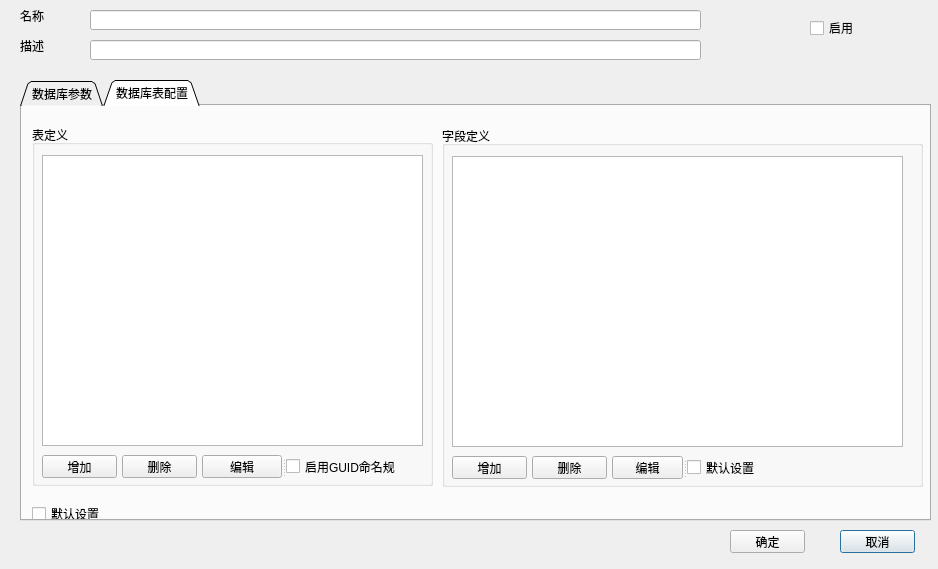
<?xml version="1.0" encoding="UTF-8"?>
<ui version="4.0">
 <class>DBParamDialog</class>
 <widget class="QDialog" name="DBParamDialog">
  <property name="geometry">
   <rect>
    <x>0</x>
    <y>0</y>
    <width>938</width>
    <height>569</height>
   </rect>
  </property>
  <property name="windowTitle">
   <string>数据源属性</string>
  </property>
  <widget class="QPushButton" name="CancelButton">
   <property name="geometry">
    <rect>
     <x>840</x>
     <y>530</y>
     <width>75</width>
     <height>23</height>
    </rect>
   </property>
   <property name="text">
    <string>取消</string>
   </property>
  </widget>
  <widget class="QPushButton" name="OkButton">
   <property name="geometry">
    <rect>
     <x>730</x>
     <y>530</y>
     <width>75</width>
     <height>23</height>
    </rect>
   </property>
   <property name="text">
    <string>确定</string>
   </property>
  </widget>
  <widget class="QLabel" name="label">
   <property name="geometry">
    <rect>
     <x>20</x>
     <y>10</y>
     <width>54</width>
     <height>12</height>
    </rect>
   </property>
   <property name="text">
    <string>名称</string>
   </property>
  </widget>
  <widget class="QLabel" name="label_2">
   <property name="geometry">
    <rect>
     <x>20</x>
     <y>40</y>
     <width>54</width>
     <height>12</height>
    </rect>
   </property>
   <property name="text">
    <string>描述</string>
   </property>
  </widget>
  <widget class="QLineEdit" name="NameEdit">
   <property name="geometry">
    <rect>
     <x>90</x>
     <y>10</y>
     <width>611</width>
     <height>20</height>
    </rect>
   </property>
  </widget>
  <widget class="QLineEdit" name="CommentEdit">
   <property name="geometry">
    <rect>
     <x>90</x>
     <y>40</y>
     <width>611</width>
     <height>20</height>
    </rect>
   </property>
  </widget>
  <widget class="QCheckBox" name="EnableCheckBox">
   <property name="geometry">
    <rect>
     <x>810</x>
     <y>20</y>
     <width>71</width>
     <height>16</height>
    </rect>
   </property>
   <property name="text">
    <string>启用</string>
   </property>
  </widget>
  <widget class="QTabWidget" name="tabWidget">
   <property name="geometry">
    <rect>
     <x>20</x>
     <y>80</y>
     <width>911</width>
     <height>441</height>
    </rect>
   </property>
   <property name="autoFillBackground">
    <bool>true</bool>
   </property>
   <property name="tabShape">
    <enum>QTabWidget::Triangular</enum>
   </property>
   <property name="currentIndex">
    <number>1</number>
   </property>
   <property name="documentMode">
    <bool>false</bool>
   </property>
   <property name="tabsClosable">
    <bool>false</bool>
   </property>
   <property name="movable">
    <bool>false</bool>
   </property>
   <widget class="QWidget" name="tab">
    <attribute name="title">
     <string>数据库参数</string>
    </attribute>
    <widget class="QLabel" name="label_3">
     <property name="geometry">
      <rect>
       <x>20</x>
       <y>20</y>
       <width>71</width>
       <height>16</height>
      </rect>
     </property>
     <property name="text">
      <string>数据库类型</string>
     </property>
    </widget>
    <widget class="QComboBox" name="DBTypeComboBox">
     <property name="geometry">
      <rect>
       <x>110</x>
       <y>20</y>
       <width>121</width>
       <height>22</height>
      </rect>
     </property>
     <item>
      <property name="text">
       <string>KINGBASE</string>
      </property>
     </item>
     <item>
      <property name="text">
       <string>SQLLITE</string>
      </property>
     </item>
    </widget>
    <widget class="QLabel" name="label_4">
     <property name="geometry">
      <rect>
       <x>20</x>
       <y>50</y>
       <width>71</width>
       <height>16</height>
      </rect>
     </property>
     <property name="text">
      <string>数据库名</string>
     </property>
    </widget>
    <widget class="QLineEdit" name="DBNameEdit">
     <property name="geometry">
      <rect>
       <x>110</x>
       <y>50</y>
       <width>441</width>
       <height>20</height>
      </rect>
     </property>
    </widget>
    <widget class="QLabel" name="label_5">
     <property name="geometry">
      <rect>
       <x>20</x>
       <y>80</y>
       <width>71</width>
       <height>16</height>
      </rect>
     </property>
     <property name="text">
      <string>数据库GUID</string>
     </property>
    </widget>
    <widget class="QComboBox" name="DBGuidComboBox">
     <property name="geometry">
      <rect>
       <x>110</x>
       <y>80</y>
       <width>121</width>
       <height>22</height>
      </rect>
     </property>
     <item>
      <property name="text">
       <string>系统GUID</string>
      </property>
     </item>
     <item>
      <property name="text">
       <string>项目GUID</string>
      </property>
     </item>
     <item>
      <property name="text">
       <string>自定义GUID</string>
      </property>
     </item>
    </widget>
    <widget class="QLineEdit" name="DBGuidEdit">
     <property name="geometry">
      <rect>
       <x>250</x>
       <y>80</y>
       <width>301</width>
       <height>20</height>
      </rect>
     </property>
    </widget>
    <widget class="QCheckBox" name="EnableRunCheckBox">
     <property name="geometry">
      <rect>
       <x>790</x>
       <y>20</y>
       <width>101</width>
       <height>16</height>
      </rect>
     </property>
     <property name="text">
      <string>运行时可修改</string>
     </property>
    </widget>
    <widget class="QCheckBox" name="EnableCRCCheckBox">
     <property name="geometry">
      <rect>
       <x>790</x>
       <y>50</y>
       <width>101</width>
       <height>16</height>
      </rect>
     </property>
     <property name="text">
      <string>启用CRC校验</string>
     </property>
    </widget>
    <widget class="QStackedWidget" name="stackedWidget">
     <property name="geometry">
      <rect>
       <x>10</x>
       <y>119</y>
       <width>881</width>
       <height>241</height>
      </rect>
     </property>
     <property name="autoFillBackground">
      <bool>false</bool>
     </property>
     <property name="frameShape">
      <enum>QFrame::StyledPanel</enum>
     </property>
     <property name="currentIndex">
      <number>0</number>
     </property>
     <widget class="QWidget" name="page">
      <widget class="QLineEdit" name="DBPathEdit_1">
       <property name="geometry">
        <rect>
         <x>100</x>
         <y>110</y>
         <width>151</width>
         <height>20</height>
        </rect>
       </property>
      </widget>
      <widget class="QLabel" name="label_6">
       <property name="geometry">
        <rect>
         <x>10</x>
         <y>110</y>
         <width>71</width>
         <height>16</height>
        </rect>
       </property>
       <property name="text">
        <string>数据库目录</string>
       </property>
      </widget>
      <widget class="QLabel" name="label_7">
       <property name="geometry">
        <rect>
         <x>10</x>
         <y>140</y>
         <width>71</width>
         <height>16</height>
        </rect>
       </property>
       <property name="text">
        <string>用户名</string>
       </property>
      </widget>
      <widget class="QLineEdit" name="DBUserNameEdit_1">
       <property name="geometry">
        <rect>
         <x>100</x>
         <y>140</y>
         <width>151</width>
         <height>20</height>
        </rect>
       </property>
      </widget>
      <widget class="QLineEdit" name="DBServerNameEdit_1">
       <property name="geometry">
        <rect>
         <x>100</x>
         <y>20</y>
         <width>151</width>
         <height>20</height>
        </rect>
       </property>
      </widget>
      <widget class="QLabel" name="label_8">
       <property name="geometry">
        <rect>
         <x>10</x>
         <y>20</y>
         <width>71</width>
         <height>16</height>
        </rect>
       </property>
       <property name="text">
        <string>服务器名</string>
       </property>
      </widget>
      <widget class="QLineEdit" name="DBPasswordEdit_1">
       <property name="geometry">
        <rect>
         <x>100</x>
         <y>170</y>
         <width>151</width>
         <height>20</height>
        </rect>
       </property>
      </widget>
      <widget class="QLabel" name="label_9">
       <property name="geometry">
        <rect>
         <x>10</x>
         <y>170</y>
         <width>71</width>
         <height>16</height>
        </rect>
       </property>
       <property name="text">
        <string>登录密码</string>
       </property>
      </widget>
      <widget class="QLabel" name="label_14">
       <property name="geometry">
        <rect>
         <x>10</x>
         <y>50</y>
         <width>71</width>
         <height>16</height>
        </rect>
       </property>
       <property name="text">
        <string>IP地址</string>
       </property>
      </widget>
      <widget class="QLineEdit" name="DBIPEdit_1">
       <property name="geometry">
        <rect>
         <x>100</x>
         <y>50</y>
         <width>151</width>
         <height>20</height>
        </rect>
       </property>
      </widget>
      <widget class="QLineEdit" name="DBPortEdit_1">
       <property name="geometry">
        <rect>
         <x>100</x>
         <y>80</y>
         <width>151</width>
         <height>20</height>
        </rect>
       </property>
      </widget>
      <widget class="QLabel" name="label_15">
       <property name="geometry">
        <rect>
         <x>10</x>
         <y>80</y>
         <width>71</width>
         <height>16</height>
        </rect>
       </property>
       <property name="text">
        <string>端口号</string>
       </property>
      </widget>
     </widget>
     <widget class="QWidget" name="page_2">
      <widget class="QLineEdit" name="DBUserNameEdit_2">
       <property name="geometry">
        <rect>
         <x>100</x>
         <y>140</y>
         <width>151</width>
         <height>20</height>
        </rect>
       </property>
      </widget>
      <widget class="QLineEdit" name="DBPasswordEdit_2">
       <property name="geometry">
        <rect>
         <x>100</x>
         <y>170</y>
         <width>151</width>
         <height>20</height>
        </rect>
       </property>
      </widget>
      <widget class="QLabel" name="label_10">
       <property name="geometry">
        <rect>
         <x>10</x>
         <y>140</y>
         <width>71</width>
         <height>16</height>
        </rect>
       </property>
       <property name="text">
        <string>用户名</string>
       </property>
      </widget>
      <widget class="QLineEdit" name="DBPathEdit_2">
       <property name="geometry">
        <rect>
         <x>100</x>
         <y>110</y>
         <width>151</width>
         <height>20</height>
        </rect>
       </property>
      </widget>
      <widget class="QLabel" name="label_11">
       <property name="geometry">
        <rect>
         <x>10</x>
         <y>20</y>
         <width>71</width>
         <height>16</height>
        </rect>
       </property>
       <property name="text">
        <string>服务器名</string>
       </property>
      </widget>
      <widget class="QLabel" name="label_12">
       <property name="geometry">
        <rect>
         <x>10</x>
         <y>110</y>
         <width>71</width>
         <height>16</height>
        </rect>
       </property>
       <property name="text">
        <string>数据库目录</string>
       </property>
      </widget>
      <widget class="QLineEdit" name="DBServerNameEdit_2">
       <property name="geometry">
        <rect>
         <x>100</x>
         <y>20</y>
         <width>151</width>
         <height>20</height>
        </rect>
       </property>
      </widget>
      <widget class="QLabel" name="label_13">
       <property name="geometry">
        <rect>
         <x>10</x>
         <y>170</y>
         <width>71</width>
         <height>16</height>
        </rect>
       </property>
       <property name="text">
        <string>登录密码</string>
       </property>
      </widget>
      <widget class="QLineEdit" name="DBIPEdit_2">
       <property name="geometry">
        <rect>
         <x>100</x>
         <y>50</y>
         <width>151</width>
         <height>20</height>
        </rect>
       </property>
      </widget>
      <widget class="QLabel" name="label_16">
       <property name="geometry">
        <rect>
         <x>10</x>
         <y>80</y>
         <width>71</width>
         <height>16</height>
        </rect>
       </property>
       <property name="text">
        <string>端口号</string>
       </property>
      </widget>
      <widget class="QLabel" name="label_17">
       <property name="geometry">
        <rect>
         <x>10</x>
         <y>50</y>
         <width>71</width>
         <height>16</height>
        </rect>
       </property>
       <property name="text">
        <string>IP地址</string>
       </property>
      </widget>
      <widget class="QLineEdit" name="DBPortEdit_2">
       <property name="geometry">
        <rect>
         <x>100</x>
         <y>80</y>
         <width>151</width>
         <height>20</height>
        </rect>
       </property>
      </widget>
     </widget>
    </widget>
    <widget class="QPushButton" name="ConnectPushButton">
     <property name="geometry">
      <rect>
       <x>10</x>
       <y>380</y>
       <width>75</width>
       <height>23</height>
      </rect>
     </property>
     <property name="text">
      <string>连接测试</string>
     </property>
    </widget>
   </widget>
   <widget class="QWidget" name="tab_2">
    <attribute name="title">
     <string>数据库表配置</string>
    </attribute>
    <widget class="QGroupBox" name="groupBox">
     <property name="geometry">
      <rect>
       <x>10</x>
       <y>19</y>
       <width>401</width>
       <height>361</height>
      </rect>
     </property>
     <property name="title">
      <string>表定义</string>
     </property>
     <widget class="QTableView" name="TabletableView">
      <property name="geometry">
       <rect>
        <x>10</x>
        <y>30</y>
        <width>381</width>
        <height>291</height>
       </rect>
      </property>
     </widget>
     <widget class="QPushButton" name="AddTable">
      <property name="geometry">
       <rect>
        <x>10</x>
        <y>330</y>
        <width>75</width>
        <height>23</height>
       </rect>
      </property>
      <property name="text">
       <string>增加</string>
      </property>
     </widget>
     <widget class="QPushButton" name="RemoveTable">
      <property name="geometry">
       <rect>
        <x>90</x>
        <y>330</y>
        <width>75</width>
        <height>23</height>
       </rect>
      </property>
      <property name="text">
       <string>删除</string>
      </property>
     </widget>
     <widget class="QSplitter" name="splitter">
      <property name="geometry">
       <rect>
        <x>170</x>
        <y>330</y>
        <width>194</width>
        <height>23</height>
       </rect>
      </property>
      <property name="orientation">
       <enum>Qt::Horizontal</enum>
      </property>
      <widget class="QPushButton" name="EditTable">
       <property name="text">
        <string>编辑</string>
       </property>
      </widget>
      <widget class="QCheckBox" name="EnableGuidcheckBox">
       <property name="text">
        <string>启用GUID命名规则</string>
       </property>
      </widget>
     </widget>
    </widget>
    <widget class="QGroupBox" name="groupBox_2">
     <property name="geometry">
      <rect>
       <x>420</x>
       <y>20</y>
       <width>481</width>
       <height>361</height>
      </rect>
     </property>
     <property name="title">
      <string>字段定义</string>
     </property>
     <widget class="QTableView" name="FieldtableView">
      <property name="geometry">
       <rect>
        <x>10</x>
        <y>30</y>
        <width>451</width>
        <height>291</height>
       </rect>
      </property>
     </widget>
     <widget class="QPushButton" name="AddField">
      <property name="geometry">
       <rect>
        <x>10</x>
        <y>330</y>
        <width>75</width>
        <height>23</height>
       </rect>
      </property>
      <property name="text">
       <string>增加</string>
      </property>
     </widget>
     <widget class="QPushButton" name="RemoveField">
      <property name="geometry">
       <rect>
        <x>90</x>
        <y>330</y>
        <width>75</width>
        <height>23</height>
       </rect>
      </property>
      <property name="text">
       <string>删除</string>
      </property>
     </widget>
     <widget class="QSplitter" name="splitter_2">
      <property name="geometry">
       <rect>
        <x>170</x>
        <y>330</y>
        <width>146</width>
        <height>23</height>
       </rect>
      </property>
      <property name="orientation">
       <enum>Qt::Horizontal</enum>
      </property>
      <widget class="QPushButton" name="EditField">
       <property name="text">
        <string>编辑</string>
       </property>
      </widget>
      <widget class="QCheckBox" name="FieldDefault">
       <property name="text">
        <string>默认设置</string>
       </property>
      </widget>
     </widget>
    </widget>
    <widget class="QCheckBox" name="Default">
     <property name="geometry">
      <rect>
       <x>10</x>
       <y>400</y>
       <width>151</width>
       <height>16</height>
      </rect>
     </property>
     <property name="text">
      <string>默认设置</string>
     </property>
    </widget>
   </widget>
  </widget>
 </widget>
 <resources/>
 <connections/>
</ui>
